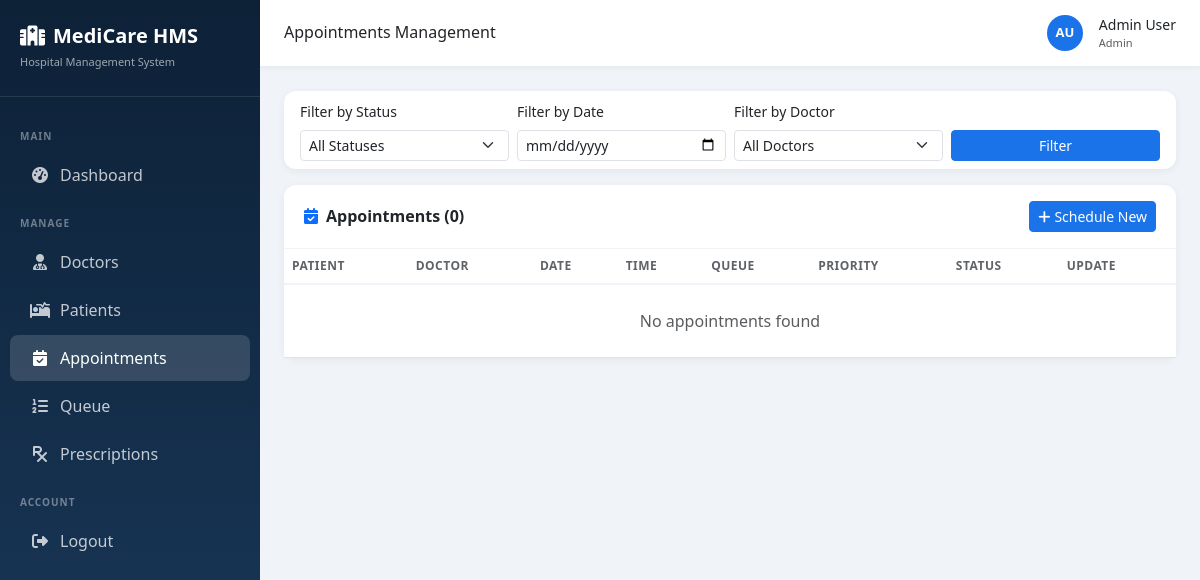
The page /appointments/ (signed in) on the database as committed earlier.
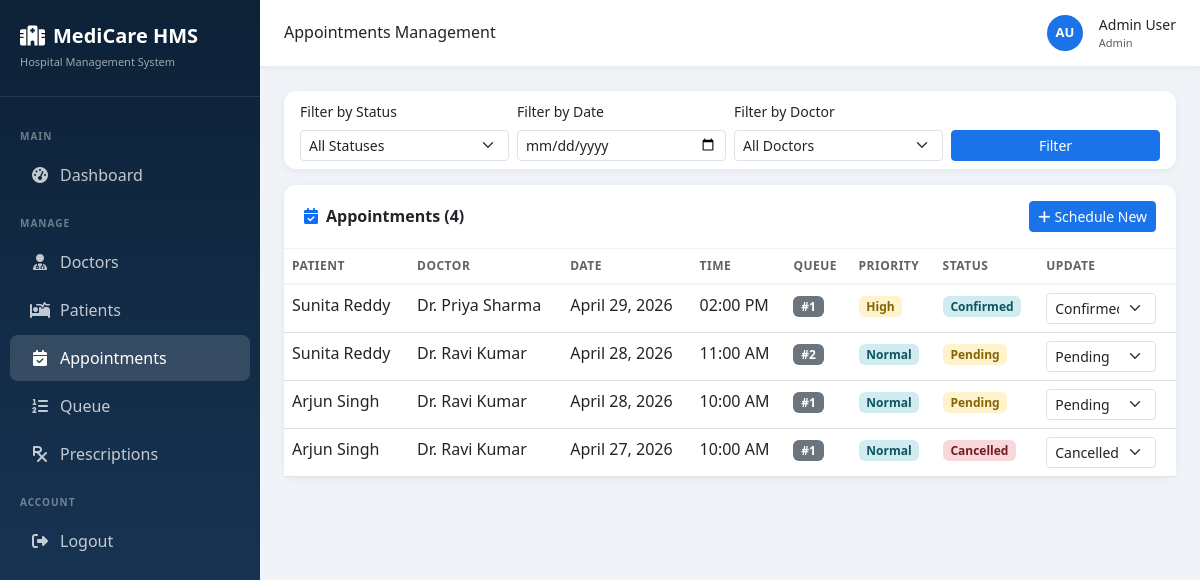
The same page on the database as committed later.
### appointments/models.py (models this page shows, shortened)
class Appointment(models.Model):
    STATUS_CHOICES = [
        ('pending', 'Pending'),
        ('confirmed', 'Confirmed'),
        ('completed', 'Completed'),
        ('cancelled', 'Cancelled'),
    ]
    PRIORITY_CHOICES = [
        ('low', 'Low'),
        ('normal', 'Normal'),
        ('high', 'High'),
        ('emergency', 'Emergency'),
    ]
    patient = models.ForeignKey('patients.Patient', on_delete=models.CASCADE, related_name='appointments')
    doctor = models.ForeignKey('doctors.Doctor', on_delete=models.CASCADE, related_name='appointments')
    appointment_date = models.DateField()
    appointment_time = models.TimeField()
    status = models.CharField(max_length=20, choices=STATUS_CHOICES, default='pending')
    priority = models.CharField(max_length=20, choices=PRIORITY_CHOICES, default='normal')
    reason = models.TextField(blank=True)
    notes = models.TextField(blank=True)
    queue_number = models.IntegerField(null=True, blank=True)
    notification_sent = models.BooleanField(default=False)
    created_at = models.DateTimeField(auto_now_add=True)
    updated_at = models.DateTimeField(auto_now=True)
    class Meta:
        ordering = ['appointment_date', 'appointment_time']

### patients/models.py (models this page shows, shortened)
class Patient(models.Model):
    BLOOD_GROUP_CHOICES = [
        ('A+', 'A+'), ('A-', 'A-'), ('B+', 'B+'), ('B-', 'B-'),
        ('AB+', 'AB+'), ('AB-', 'AB-'), ('O+', 'O+'), ('O-', 'O-'),
    ]
    user = models.OneToOneField(User, on_delete=models.CASCADE, related_name='patient_profile')
    age = models.IntegerField(default=0)
    gender = models.CharField(max_length=10, choices=[('Male','Male'),('Female','Female'),('Other','Other')])
    blood_group = models.CharField(max_length=5, choices=BLOOD_GROUP_CHOICES, blank=True)
    phone = models.CharField(max_length=15)
    address = models.TextField(blank=True)
    emergency_contact = models.CharField(max_length=15, blank=True)
    medical_history = models.TextField(blank=True)
    created_at = models.DateTimeField(auto_now_add=True)

### doctors/models.py (models this page shows, shortened)
class Doctor(models.Model):
    user = models.OneToOneField(User, on_delete=models.CASCADE, related_name='doctor_profile')
    specialization = models.ForeignKey(Specialization, on_delete=models.SET_NULL, null=True)
    phone = models.CharField(max_length=15)
    address = models.TextField(blank=True)
    experience_years = models.IntegerField(default=0)
    qualification = models.CharField(max_length=200, blank=True)
    available_from = models.TimeField(default='09:00')
    available_to = models.TimeField(default='17:00')
    is_active = models.BooleanField(default=True)
    created_at = models.DateTimeField(auto_now_add=True)

### appointments/views.py (the view)
# urls.py: path('appointments/', av.appointment_list, name='appointment_list'),
@login_required
def appointment_list(request):
    profile = UserProfile.objects.filter(user=request.user).first()
    if not (request.user.is_superuser or (profile and profile.role in ['admin','appointment_manager'])):
        messages.error(request, 'Access denied.')
        return redirect('home')
    appointments = Appointment.objects.select_related(
        'patient__user','doctor__user','doctor__specialization'
    ).order_by('-appointment_date','-appointment_time')
    status_filter = request.GET.get('status','')
    date_filter = request.GET.get('date','')
    doctor_filter = request.GET.get('doctor','')
    if status_filter:
        appointments = appointments.filter(status=status_filter)
    if date_filter:
        appointments = appointments.filter(appointment_date=date_filter)
    if doctor_filter:
        appointments = appointments.filter(doctor_id=doctor_filter)
    doctors = Doctor.objects.select_related('user').all()
    return render(request, 'manager/appointments.html', {
        'appointments': appointments,
        'doctors': doctors,
        'status_filter': status_filter,
        'date_filter': date_filter,
        'doctor_filter': doctor_filter,
        'status_choices': Appointment.STATUS_CHOICES,
    })

### common/context_processors.py (called while the page is built)
def user_profile(request):
    if request.user.is_authenticated:
        profile = UserProfile.objects.filter(user=request.user).first()
        return {'user_profile': profile}
    return {'user_profile': None}

### templates/manager/appointments.html (shortened to what this page needs)
{% extends 'base.html' %}
{% block page_title %}Appointments Management{% endblock %}
{% block content %}
<div class="card mb-3">
  <div class="card-body py-2">
    <form method="get" class="row g-2 align-items-end">
      <div class="col-md-3"><label class="form-label small">Filter by Status</label>
        <select name="status" class="form-select form-select-sm">
          <option value="">All Statuses</option>
        </select>
      </div>
      <div class="col-md-3"><label class="form-label small">Filter by Date</label><input type="date" name="date" class="form-control form-control-sm" value="{{ date_filter }}"></div>
      <div class="col-md-3"><label class="form-label small">Filter by Doctor</label>
        <select name="doctor" class="form-select form-select-sm">
          <option value="">All Doctors</option>
        </select>
      </div>
      <div class="col-md-3"><button type="submit" class="btn btn-primary btn-sm w-100">Filter</button></div>
    </form>
  </div>
</div>
<div class="card">
  <div class="card-header d-flex justify-content-between align-items-center">
    <span><i class="fas fa-calendar-check me-2 text-primary"></i>Appointments ({{ appointments.count }})</span>
    <a href="{% url 'schedule_appointment' %}" class="btn btn-primary btn-sm"><i class="fas fa-plus me-1"></i>Schedule New</a>
  </div>
  <div class="card-body p-0"><div class="table-responsive">
    <table class="table table-hover mb-0">
      <thead><tr><th>Patient</th><th>Doctor</th><th>Date</th><th>Time</th><th>Queue</th><th>Priority</th><th>Status</th><th>Update</th></tr></thead>
      <tbody>
        {% for a in appointments %}
        <tr>
          <td>{{ a.patient.user.get_full_name }}</td>
          <td>Dr. {{ a.doctor.user.get_full_name }}</td>
          <td>{{ a.appointment_date }}</td>
          <td>{{ a.appointment_time|time:"h:i A" }}</td>
          <td><span class="badge bg-secondary">#{{ a.queue_number|default:"-" }}</span></td>
          <td><span class="badge badge-{{ a.priority }}">{{ a.priority|title }}</span></td>
          <td><span class="badge badge-{{ a.status }}">{{ a.status|title }}</span></td>
          <td><form method="post" action="{% url 'update_appointment_status' a.id %}">{% csrf_token %}
            <select name="status" class="form-select form-select-sm" style="width:110px;" onchange="this.form.submit()">
              <option value="pending" {% if a.status == "pending" %}selected{% endif %}>Pending</option>
              <option value="confirmed" {% if a.status == "confirmed" %}selected{% endif %}>Confirmed</option>
              <option value="cancelled" {% if a.status == "cancelled" %}selected{% endif %}>Cancelled</option>
            </select></form></td>
        </tr>
        {% empty %}<tr><td colspan="8" class="text-center text-muted py-4">No appointments found</td></tr>{% endfor %}
      </tbody>
    </table>
  </div></div>
</div>
{% endblock %}

### templates/base.html (shortened to what this page needs)
<!DOCTYPE html>
<html lang="en">
<head>
<link href="https://cdn.jsdelivr.net/npm/bootstrap@5.3.0/dist/css/bootstrap.min.css" rel="stylesheet">
<link href="https://cdnjs.cloudflare.com/ajax/libs/font-awesome/6.4.0/css/all.min.css" rel="stylesheet">
</head>
<body>
{% if user.is_authenticated %}
<div class="sidebar" id="sidebar">
  <div class="brand">
    <h5><i class="fas fa-hospital-alt me-2"></i>MediCare HMS</h5>
    <small>Hospital Management System</small>
  </div>
  <nav class="mt-3">
    {% if user.is_superuser or user_profile.role == 'admin' %}
    <div class="sidebar-section">Main</div>
    <a href="{% url 'admin_dashboard' %}" class="nav-link {% if request.resolver_match.url_name == 'admin_dashboard' %}active{% endif %}"><i class="fas fa-tachometer-alt"></i> Dashboard</a>
    <div class="sidebar-section">Manage</div>
    <a href="{% url 'doctor_list' %}" class="nav-link {% if 'doctor' in request.resolver_match.url_name %}active{% endif %}"><i class="fas fa-user-md"></i> Doctors</a>
    <a href="{% url 'patient_list' %}" class="nav-link {% if 'patient' in request.resolver_match.url_name %}active{% endif %}"><i class="fas fa-procedures"></i> Patients</a>
    <a href="{% url 'appointment_list' %}" class="nav-link {% if 'appointment' in request.resolver_match.url_name %}active{% endif %}"><i class="fas fa-calendar-check"></i> Appointments</a>
    <a href="{% url 'appointment_queue' %}" class="nav-link"><i class="fas fa-list-ol"></i> Queue</a>
    <a href="{% url 'prescription_list' %}" class="nav-link"><i class="fas fa-prescription"></i> Prescriptions</a>
    {% endif %}
    <div class="sidebar-section">Account</div>
    <a href="{% url 'logout' %}" class="nav-link"><i class="fas fa-sign-out-alt"></i> Logout</a>
  </nav>
</div>
<div class="main-content">
  <div class="topbar">
    <div class="d-flex align-items-center gap-3">
      <h6 class="mb-0 fw-600">{% block page_title %}Dashboard{% endblock %}</h6>
    </div>
    <div class="d-flex align-items-center gap-3">
      <div class="avatar">{{ user.first_name|first|upper }}{{ user.last_name|first|upper }}</div>
      <div>
        <div class="fw-600 small">{{ user.get_full_name|default:user.username }}</div>
        <div class="text-muted" style="font-size:11px;">{% if user.is_superuser %}Admin{% elif user_profile %}{{ user_profile.role|title }}{% endif %}</div>
      </div>
    </div>
  </div>
  <div class="page-content">
    {% block content %}{% endblock %}
  </div>
</div>
{% endif %}
</body>
</html>

### templates/base.html (style rules this page uses)
:root { --primary:#1a73e8;--secondary:#34a853;--danger:#ea4335;--warning:#fbbc04;--sidebar-width:260px; }
body { font-family:'Segoe UI',sans-serif;background:#f0f4f8; }
.sidebar { width:var(--sidebar-width);height:100vh;background:linear-gradient(180deg,#0d2137 0%,#1a3a5c 100%);position:fixed;top:0;left:0;overflow-y:auto;z-index:1000;transition:.3s; }
.sidebar .brand { padding:24px 20px;border-bottom:1px solid rgba(255,255,255,.1); }
.sidebar .brand h5 { color:#fff;font-weight:700;margin:0; }
.sidebar .brand small { color:rgba(255,255,255,.6);font-size:11px; }
.sidebar .nav-link { color:rgba(255,255,255,.75);padding:11px 20px;border-radius:8px;margin:2px 10px;transition:.2s;display:flex;align-items:center;gap:10px; }
.sidebar .nav-link:hover,.sidebar .nav-link.active { background:rgba(255,255,255,.15);color:#fff; }
.sidebar .nav-link i { width:20px;text-align:center; }
.sidebar-section { padding:16px 20px 6px;color:rgba(255,255,255,.4);font-size:10px;font-weight:700;letter-spacing:1px;text-transform:uppercase; }
.main-content { margin-left:var(--sidebar-width);min-height:100vh; }
.topbar { background:#fff;padding:14px 24px;border-bottom:1px solid #e8edf2;display:flex;align-items:center;justify-content:space-between;position:sticky;top:0;z-index:100;box-shadow:0 1px 4px rgba(0,0,0,.06); }
.page-content { padding:24px; }
.card { border:none;border-radius:12px;box-shadow:0 2px 8px rgba(0,0,0,.06);margin-bottom:20px; }
.card-header { background:transparent;border-bottom:1px solid #f0f4f8;padding:16px 20px;font-weight:600; }
.badge-pending { background:#fff3cd;color:#856404; }
.badge-confirmed { background:#d1ecf1;color:#0c5460; }
.badge-cancelled { background:#f8d7da;color:#721c24; }
.badge-high { background:#fff3cd;color:#856404; }
.badge-normal { background:#d1ecf1;color:#0c5460; }
.btn-primary { background:var(--primary);border-color:var(--primary); }
.table th { font-weight:600;color:#5f6368;font-size:12px;text-transform:uppercase;letter-spacing:.5px;border-bottom:2px solid #f0f4f8; }
.avatar { width:36px;height:36px;border-radius:50%;background:var(--primary);color:#fff;display:inline-flex;align-items:center;justify-content:center;font-weight:600;font-size:13px; }

Rows that differ between the two databases and show on the page:
added Appointment: patient.user.get_full_name "Sunita Reddy", doctor.user.get_full_name "Priya Sharma", appointment_date "April 29, 2026", appointment_time "02:00 PM", queue_number "1", priority "High", status "Confirmed"
added Appointment: patient.user.get_full_name "Sunita Reddy", doctor.user.get_full_name "Ravi Kumar", appointment_date "April 28, 2026", appointment_time "11:00 AM", queue_number "2", priority "Normal", status "Pending"
added Appointment: patient.user.get_full_name "Arjun Singh", doctor.user.get_full_name "Ravi Kumar", appointment_date "April 28, 2026", appointment_time "10:00 AM", queue_number "1", priority "Normal", status "Pending"
added Appointment: patient.user.get_full_name "Arjun Singh", doctor.user.get_full_name "Ravi Kumar", appointment_date "April 27, 2026", appointment_time "10:00 AM", queue_number "1", priority "Normal", status "Cancelled"
Other text that changed with them:
{{ appointments.count }}: "0" → "4"
text no longer shown: "No appointments found"
